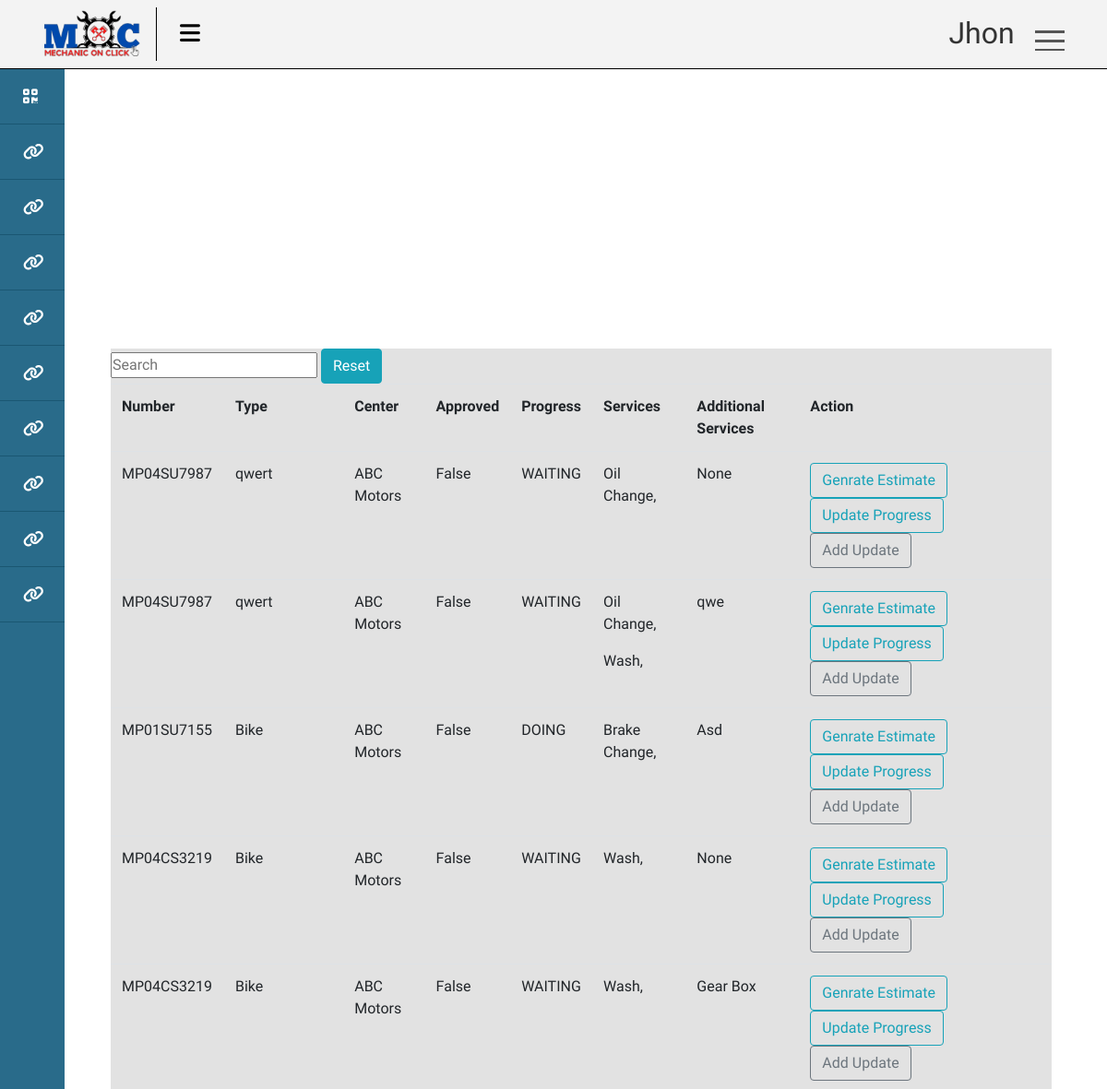
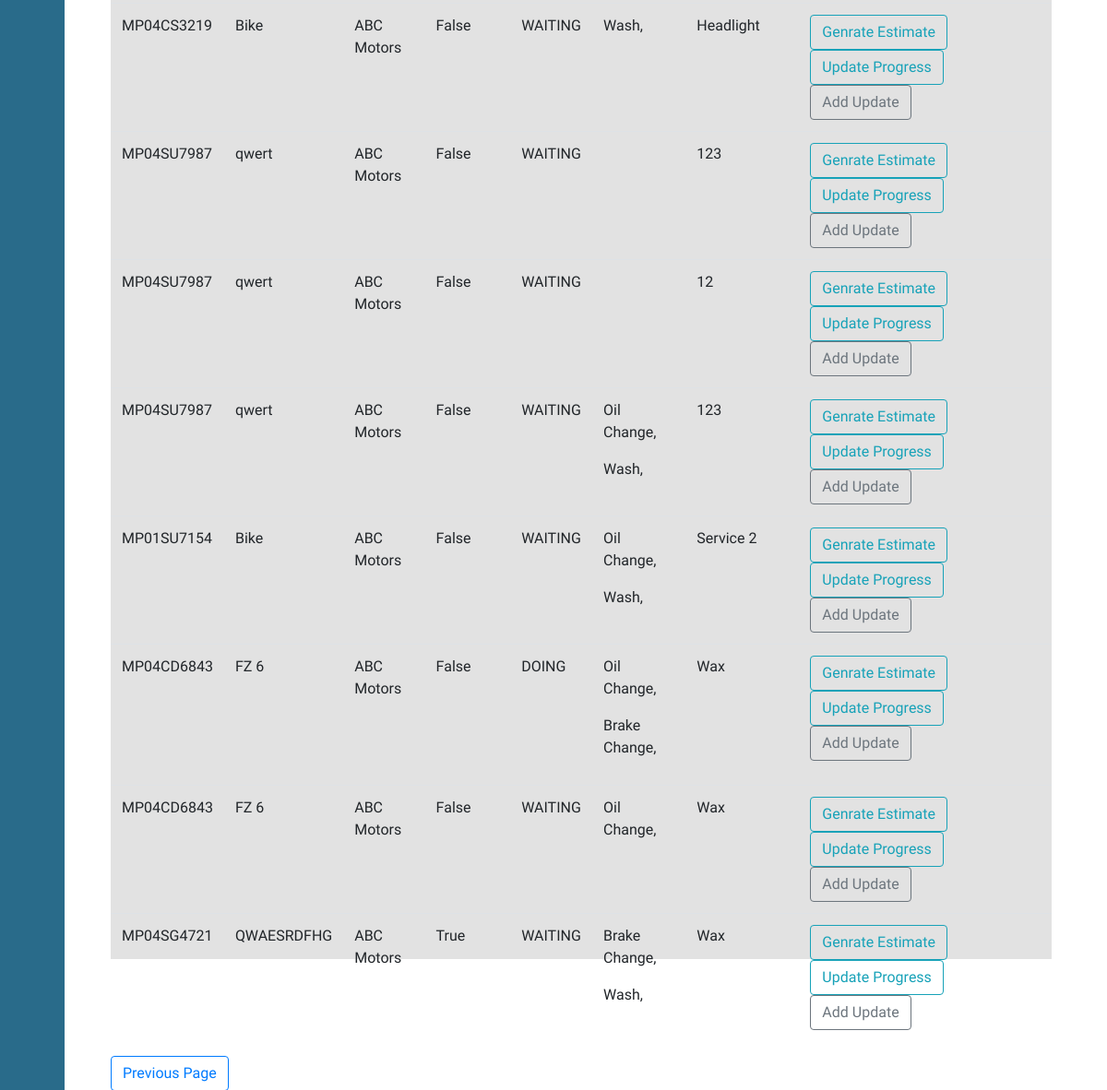
Screenshot of /services/list/ (signed in) with the database file from the repository (2 pictures, top to bottom).
### account/models.py (models this page shows)
class User(AbstractUser):
    class Role(models.TextChoices):
        ADMIN = "ADMIN" , "Admin"
        CUSTOMER = 'CUSTOMER' , "Customer"
        EMPLOYEE = 'EMPLOYEE' , 'Employee'
        HR = 'HR' , 'Human Resource Manager'
        SM = 'SM' , 'Service Manager'
        SA = 'SA' , 'Service Advisor'
        NA = 'NA' , 'NA'
        BSM = 'BSM' , 'Body Shop Manager'
        BSA = 'BSA' , 'Body Shop Advisor'
        CRM = 'CRM' , 'Customer Relationship Manager'
        SPM = 'SPM' , 'Spare Part Manager'
        SPE = 'SPE' , 'Spare Part Executive'
        AM  = 'AM' , 'Account Manager'
    phone = models.CharField(max_length=13,unique=True , null=True , blank=True)
    role = models.CharField(max_length=50 , choices=Role.choices ,default= Role.CUSTOMER)
    is_active = models.BooleanField(default=False)

### ERP/models.py (models this page shows, shortened)
class Service(models.Model):
    class Progress(models.TextChoices):
        WAITING = 'WAITING' , 'Waiting'
        DOING = 'DOING' , 'Doing'
    vehical = models.ForeignKey(Vehical , on_delete=models.SET_NULL, blank=True , null= True)
    center = models.ForeignKey(Center , on_delete=models.SET_NULL , null=True , blank= True)
    services = models.ManyToManyField(CenterServices)
    products = models.ManyToManyField(CenterProduct)
    progress = models.CharField(max_length=20 , choices=Progress.choices , default= Progress.WAITING)
    date = models.DateTimeField(auto_now_add=True)
    additional_services = models.CharField(max_length=200 ,default = None)
    additional_services_cost = models.IntegerField(default=0)
    is_approved = models.BooleanField(default=False)
    def __str__(self) -> str:
        return str(self.vehical.number) + ' - ' + str(self.date.date())

class Vehical(models.Model):
    customer = models.ForeignKey(Customer , on_delete=models.CASCADE)
    number = models.CharField(max_length=20 , unique= True , blank=False , null= False)
    type = models.CharField(max_length=20)

class CenterServices(models.Model):
    name = models.CharField(max_length=100)
    description = models.CharField(max_length=400, default="Diam dolor diam ipsum sit amet diam et eos erat ipsum")
    price = models.IntegerField(default=500)
    center = models.ForeignKey(Center,on_delete= models.CASCADE)
    tax = models.FloatField(default=5)

### Franchise/models.py (models this page shows, shortened)
class Center(models.Model):
    name = models.CharField(max_length=100)
    location = models.ForeignKey(Location , null=True , blank= True , on_delete= models.SET_NULL)
    code = models.CharField(max_length=12 , unique=True , null=True , blank= True)

### account/decorators.py (the view)
        def wrapper(request , *args, **kwargs):
            group = None
            role = request.user.role
            print(role)
            if role in allowed_roles:
                return view_func(request , *args, **kwargs)
            else :
                print('User Not allowed')
                return redirect('unauth_page')

### ERP/views.py (called while the page is built)
@login_required(login_url= 'login_page')
@allowed_users(allowed_roles=[User.Role.EMPLOYEE,User.Role.ADMIN])
def employee_service_list(request):
    context = {}
    employee = Employee.objects.get(user = request.user )
    services = list(Service.objects.filter(center = employee.center))
    print(services)
    context['services'] = services
    return render(request , 'ERP/service/employee_list.html', context)

### templates/ERP/service/employee_list.html (shortened to what this page needs)
{% extends 'ERP/base.html' %}
{% load static %}
{% block content %}
{% include 'ERP/search_widget.html' %}
<table id="myTable" class = 'table'>
    <tr>
        <th>Number</th>
        <th>Type</th>
        <th>Center</th>
        <th>Approved</th>
        <th>Progress</th>
        <th>Services</th>
        <th>Additional Services</th>
        <th>Action</th>
        </tr>
        {% for service in services %}
        <tr>
            <td>{{service.vehical.number}}</td>
            <td>{{service.vehical.type}}</td>
            <td>{{service.center.name}}</td>
            <td>{{service.is_approved}}</td>
            <td>{{service.progress}}</td>
            <td>
                {% for ser in service.services.all %}
            <p>{{ser.name}},</p>
                    {% endfor %}
            </td>
            <td>{{service.additional_services}}</td>
            <td>
                <a class="btn btn-outline-info" href="{% url 'genrate_estimate' service.id %}">Genrate Estimate</a>
                <a class="btn btn-outline-info" href="{% url 'progress_update_page' service.id %}">Update Progress</a>
                <a class="btn btn-outline-secondary" href="{% url 'employee_service_update_page' service.id %}">Add Update</a>
            </td>
        </tr>
        {% endfor %}
        </table>
        <input class="btn btn-outline-primary" type=button value="Previous Page" onClick="javascript:history.go(-1);">
{% endblock %}

### templates/ERP/base.html (shortened to what this page needs)
{% load static %}
<!DOCTYPE html>
<html lang="en">
<head>
   <link rel="stylesheet" href="{% static 'css/dashboard.css' %}">
   <link rel="stylesheet" href="https://cdn.jsdelivr.net/npm/bootstrap@4.0.0/dist/css/bootstrap.min.css">
 </head>
</head>
<body>
<div id="main">
 <div class="wrapper hover_collapse">
	<div class="top_navbar">
		<div class="logo"><img src="{% static 'img/MoC.png' %}" alt=""></div>
		<div class="menu">
			<div class="hamburger">
				<i class="fas fa-bars"></i>
			</div>
		</div>
	</div>
    <div class="navigation">
		<div class="userBx">
			<p class="username">{{request.user}}</p>
		</div>
		<div class="menuToggle"></div>
      <ul class="menu2">
	  </ul>
	</div>
	{% include 'ERP/dashboard/main_dash.html' %}
	<div class="box">
        {% block content %}
        {% endblock %}
	</div>
</div>
</div>
</body>
</html>

### static/css/dashboard.css (style rules this page uses)
* { font-family: "Baloo Paaji 2", cursive; margin: 0; padding: 0; box-sizing: border-box; list-style: none; text-decoration: none; }
body { background: #ffffff; }
#main { width:100%; height:100%; background-color: salmon; }
.top_navbar { position: fixed; top: 0; left: 0; width: 100%; height: 75px; background: #f3f3f3; box-shadow: 1px 0 2px rgba(0, 0, 0, 0.125); display: flex; align-items: center; border-bottom: 1px solid #000000; }
.top_navbar .logo { width: 170px; padding: 0px 45px; color: white; border-right: 1px solid #000000; }
.top_navbar > .logo > img { width: 110px; }
.top_navbar .menu { width: calc(50% - 250px); padding: 0 25px; display: flex; justify-content: space-between; align-items: center; }
.top_navbar .hamburger { font-size: 25px; cursor: pointer; color: rgb(0, 0, 0); }
.navigation { position: absolute; top: 0px; top: 14px; right: 32px; width: 160px; height: 69px; display: flex; justify-content: space-between; transition: height 0.5s, width 0.5s; overflow: hidden; z-index: 9999; border-radius: 25px; }
.navigation .userBx { position: relative; width: 60px; height: 60px; display: flex; margin-left: 12%; display: flex; align-items: center; justify-content: space-evenly; transition: 0.5s; transition-delay: 0.5s; }
.navigation .userBx .username { white-space: nowrap; text-overflow: hidden; margin-left: 2%; color: #333; font-size: 32px; }
.navigation .menuToggle { position: relative; width: 60px; height: 60px; cursor: pointer; display: flex; justify-content: center; align-items: center; }
.navigation .menuToggle::before { content: ""; position: absolute; width: 32px; height: 3px; background-color: #555; transform: translateY(-10px); box-shadow: 0 10px #555; transition: 0.5s; }
.navigation .menuToggle::after { content: ""; position: absolute; width: 32px; height: 2px; background-color: #555; transform: translateY(10px); transition: 0.5s; }
.menu2 { position: absolute; width: 100%; height: calc(100%-60px); margin-top: 60px; padding: 20px; border-top: 1px solid black; }
#main .box { position: fixed; width: 85%; height: 78%; background-color: #e2e2e2; position: absolute; right:5%; bottom: 6%; }

### rows the page displays
User: user "Jhon"
Service: vehical.number "MP04SU7987", vehical.type "qwert", center.name "ABC Motors", is_approved "False", progress "WAITING", additional_services "None"
CenterServices: name "Oil Change"
Service: vehical.number "MP04SU7987", vehical.type "qwert", center.name "ABC Motors", is_approved "False", progress "WAITING", additional_services "qwe"
CenterServices: name "Wash"
Service: vehical.number "MP01SU7155", vehical.type "Bike", center.name "ABC Motors", is_approved "False", progress "DOING", additional_services "Asd"
CenterServices: name "Brake Change"
Service: vehical.number "MP04CS3219", vehical.type "Bike", center.name "ABC Motors", is_approved "False", progress "WAITING", additional_services "None"
Service: vehical.number "MP04CS3219", vehical.type "Bike", center.name "ABC Motors", is_approved "False", progress "WAITING", additional_services "Gear Box"
Service: vehical.number "MP04CS3219", vehical.type "Bike", center.name "ABC Motors", is_approved "False", progress "WAITING", additional_services "Headlight"
Service: vehical.number "MP04SU7987", vehical.type "qwert", center.name "ABC Motors", is_approved "False", progress "WAITING", additional_services "123"
Service: vehical.number "MP04SU7987", vehical.type "qwert", center.name "ABC Motors", is_approved "False", progress "WAITING", additional_services "12"
Service: vehical.number "MP04SU7987", vehical.type "qwert", center.name "ABC Motors", is_approved "False", progress "WAITING", additional_services "123"
Service: vehical.number "MP01SU7154", vehical.type "Bike", center.name "ABC Motors", is_approved "False", progress "WAITING", additional_services "Service 2"
Service: vehical.number "MP04CD6843", vehical.type "FZ 6", center.name "ABC Motors", is_approved "False", progress "DOING", additional_services "Wax"
Service: vehical.number "MP04CD6843", vehical.type "FZ 6", center.name "ABC Motors", is_approved "False", progress "WAITING", additional_services "Wax"
Service: vehical.number "MP04SG4721", vehical.type "QWAESRDFHG", center.name "ABC Motors", is_approved "True", progress "WAITING", additional_services "Wax"
